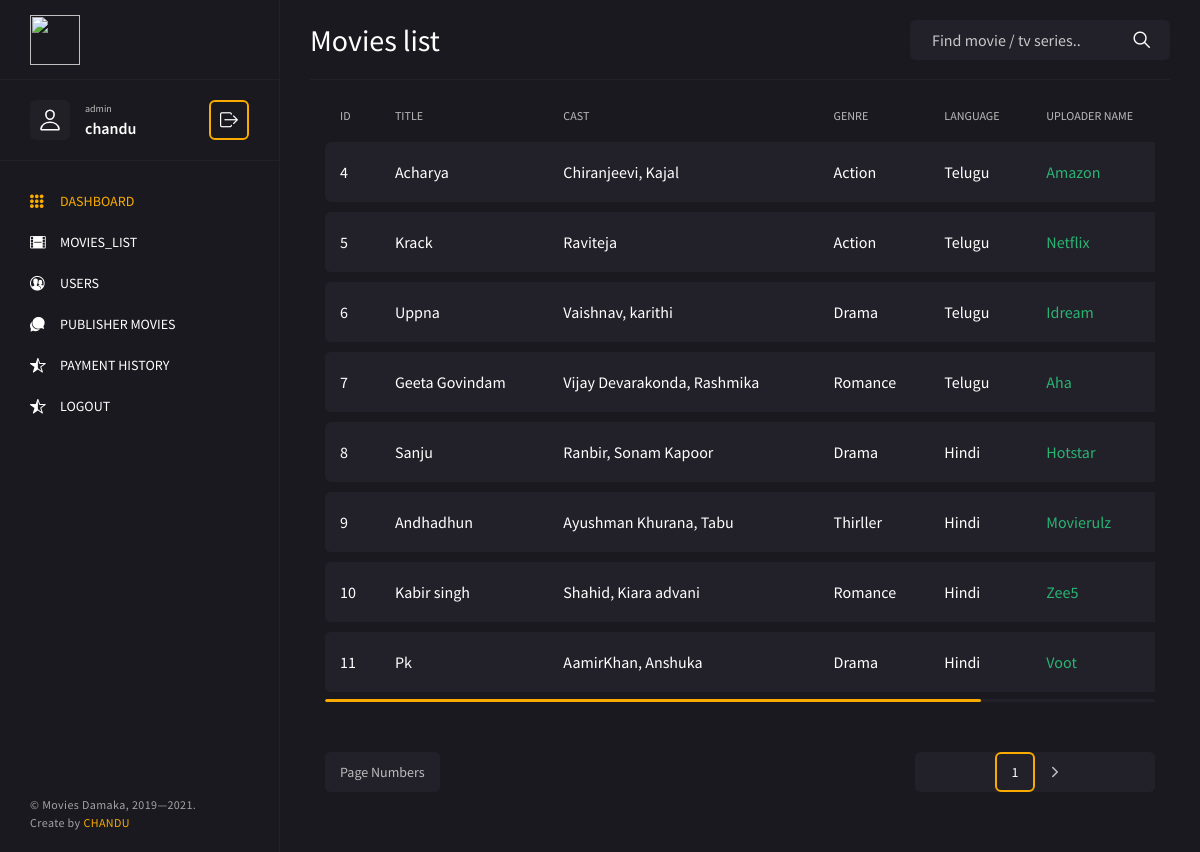
The app's page /list (signed in) with its own data.
### movieshd/models.py (models this page shows, shortened)
class add_categories(models.Model):
    category_choice = [('Movie', 'Movie'), ('Show', 'Show'), ('Webseries', 'Webseries'), ('Kids', 'Kids')]
    language_choice = [('Telugu', 'Telugu'), ('Hindi', 'Hindi'), ('Tamil', 'Tamil'),
                       ('Malayalam', 'Malayalam'), ('Kannada', 'Kannada'), ('English', 'English')]
    geners_choice = [('Action', 'Action'), ('Adventure', 'Adventure'), ('Comedy', 'Comedy'),
                     ('Horror', 'Horror'), ('Thirller', 'Thirller'), ('Drama', 'Drama'),
                     ('Romance', 'Romance'), ('Sci Fi', 'Sci Fi')]
    uploader_name=models.CharField(max_length=500)
    category=models.CharField(max_length=500,choices=category_choice)
    title=models.CharField(max_length=500)
    discription = models.CharField(max_length=10000, null=True, blank=True)
    image = models.ImageField(upload_to="static/images", null=True, blank=True)
    language=models.CharField(max_length=500,choices=language_choice)
    geners=models.CharField(max_length=500,choices=geners_choice)
    screen_shot = models.ImageField(upload_to='static/images', null=True, blank=True)
    movie_length = models.CharField(max_length=50, null=True, blank=True)
    movie_director = models.CharField(max_length=200, null=True, blank=True)
    actor_name = models.CharField(max_length=1000, null=True, blank=True)
    movie_link = models.CharField(max_length=10000, null=True, blank=True)
    status=models.BooleanField(default=0)

### dashboard/views.py (the view)
# urls.py: path('list',views.movies_list,name='list'),
@login_required(login_url='adminlogin')
def movies_list(request):
    list = add_categories.objects.all()
    list_paginator = Paginator(list, 8)
    page_number = request.GET.get('page')
    page = list_paginator.get_page(page_number)
    context = {
        'count': list_paginator.count,
        'page': page,
    }
    return render(request, 'dashboard/movies_list.html',context)

### templates/dashboard/movies_list.html (shortened to what this page needs)
{% extends 'dashboard/base.html' %}
{% block content %}
	<main class="main">
		<div class="container-fluid">
			<div class="row">
				<div class="col-12">
					<div class="main__title">
						<h2>Movies list</h2>
							<form action="#" class="main__title-form ml-auto">
								<input type="text" placeholder="Find movie / tv series..">
								<button type="button">
									<i class="icon ion-ios-search"></i>
								</button>
							</form>
						</div>
					</div>
				</div>
				<div class="col-12">
					<div class="main__table-wrap">
						<table class="main__table">
							<thead>
								<tr>
									<th>ID</th>
									<th>TITLE</th>
									<th>CAST</th>
									<th>GENRE</th>
									<th>LANGUAGE</th>
                                    <th>UPLOADER NAME</th>
								</tr>
							</thead>
{% for i in page.object_list  %}
							<tbody>
								<tr>
									<td>
										<div class="main__table-text">{{ i.id }}</div>
									</td>
                                    <td>
										<div class="main__table-text">{{ i.title }}</div>
									</td>
									<td>
										<div class="main__table-text"><a href="#">{{ i.actor_name }}</a></div>
									</td>
									<td>
										<div class="main__table-text">{{ i.geners }}</div>
									</td>
									<td>
										<div class="main__table-text">{{ i.language }}</div>
									</td>
									<td>
										<div class="main__table-text main__table-text--green">{{ i.uploader_name }}</div>
									</td>
								</tr>
                            </tbody>
{% endfor %}
						</table>
					</div>
				</div>
				<div class="col-12">
					<div class="paginator-wrap">
						<span>Page Numbers</span>
						<ul class="paginator">
							<li class="paginator__item paginator__item--active"><a href="#">{{ page.number }}</a></li>
							{% if page.has_next %}
							<li class="paginator__item paginator__item--next">
								<a href="{% url 'list' %}?page={{ page.next_page_number }}"><i class="icon ion-ios-arrow-forward"></i></a>
							</li>
                        {% endif %}
						</ul>
					</div>
				</div>
			</div>
	</main>
{% endblock %}

### templates/dashboard/base.html (shortened to what this page needs)
{% load static %}
<!DOCTYPE html>
<html lang="en">
<head>
	<link rel="stylesheet" href={% static "admin1/css/bootstrap-reboot.min.css" %}>
	<link rel="stylesheet" href={% static "admin1/css/bootstrap-grid.min.css" %}>
	<link rel="stylesheet" href={% static "admin1/css/magnific-popup.css" %}>
	<link rel="stylesheet" href={% static "admin1/css/jquery.mCustomScrollbar.min.css" %}>
	<link rel="stylesheet" href={% static "admin1/css/select2.min.css" %}>
	<link rel="stylesheet" href={% static "admin1/css/ionicons.min.css" %}>
	<link rel="stylesheet" href={% static "admin1/css/admin.css" %}>
</head>
<body>
	<div class="sidebar">
		<a href="index.html" class="sidebar__logo">
			<img src={% static 'admin/logo22.png' %} style="width: 50px; height: 50px;" alt="">
		</a>
		<div class="sidebar__user">
			<div class="sidebar__user-img">
				<img src={% static "admin1/img/user.svg" %} alt="">
			</div>
			<div class="sidebar__user-title">
				<span>admin </span>
				<p>{{ user.username }}</p>
			</div>
			<a class="sidebar__user-btn" href="{% url 'logout_user' %}" type="button">
				<i class="icon ion-ios-log-out"></i>
			</a>
		</div>
		<div class="sidebar__nav-wrap">
			<ul class="sidebar__nav">
				<li class="sidebar__nav-item">
					<a href="/dash" class="sidebar__nav-link sidebar__nav-link--active"><i class="icon ion-ios-keypad"></i> <span>Dashboard</span></a>
				</li>
				<li class="sidebar__nav-item">
					<a href="/list" class="sidebar__nav-link"><i class="icon ion-ios-film"></i> <span>Movies_list</span></a>
				</li>
				<li class="sidebar__nav-item">
					<a href="/user" class="sidebar__nav-link"><i class="icon ion-ios-contacts"></i> <span>Users</span></a>
				</li>
                <li class="sidebar__nav-item">
					<a href="/list" class="sidebar__nav-link"><i class="icon ion-ios-chatbubbles"></i> <span>Publisher Movies</span></a>
				</li>
				<li class="sidebar__nav-item">
					<a href="/payments_history" class="sidebar__nav-link"><i class="icon ion-ios-star-half"></i> <span>Payment History</span></a>
				</li>
                <li class="sidebar__nav-item">
					<a href="{% url 'logout_user' %}" class="sidebar__nav-link"><i class="icon ion-ios-star-half"></i> <span>Logout</span></a>
				</li>
			</ul>
		</div>
		<div class="sidebar__copyright">© Movies Damaka, 2019—2021. <br>Create by <a href="#" target="_blank">CHANDU</a></div>
	</div>
{% block content %}
{% endblock %}
</body>
</html>

### records on screen
add_categories: id "4", title "Acharya", actor_name "Chiranjeevi, Kajal", geners "Action", language "Telugu", uploader_name "Amazon"
add_categories: id "5", title "Krack", actor_name "Raviteja", geners "Action", language "Telugu", uploader_name "Netflix"
add_categories: id "6", title "Uppna", actor_name "Vaishnav, karithi", geners "Drama", language "Telugu", uploader_name "Idream"
add_categories: id "7", title "Geeta Govindam", actor_name "Vijay Devarakonda, Rashmika", geners "Romance", language "Telugu", uploader_name "Aha"
add_categories: id "8", title "Sanju", actor_name "Ranbir, Sonam Kapoor", geners "Drama", language "Hindi", uploader_name "Hotstar"
add_categories: id "9", title "Andhadhun", actor_name "Ayushman Khurana, Tabu", geners "Thirller", language "Hindi", uploader_name "Movierulz"
add_categories: id "10", title "Kabir singh", actor_name "Shahid, Kiara advani", geners "Romance", language "Hindi", uploader_name "Zee5"
add_categories: id "11", title "Pk", actor_name "AamirKhan, Anshuka", geners "Drama", language "Hindi", uploader_name "Voot"

### other values on screen
{{ user.username }} "chandu"
{{ page.number }} "1"
